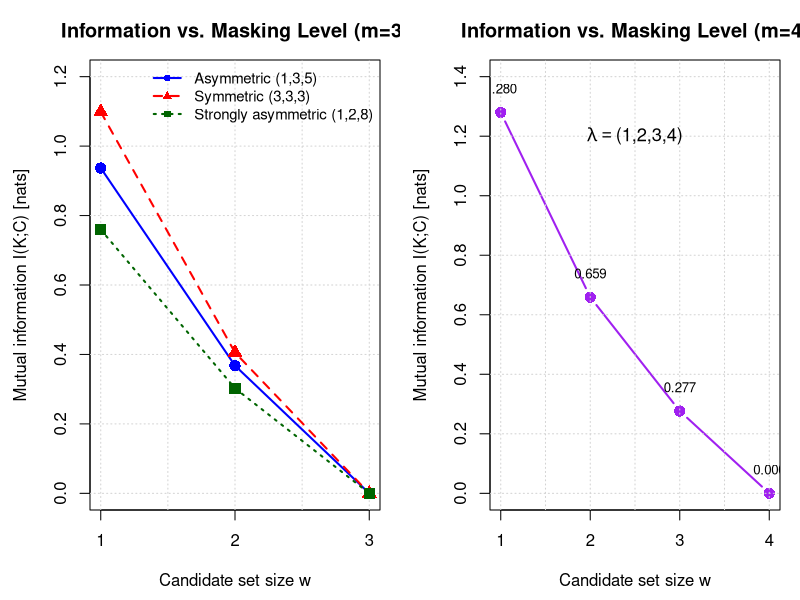

Reproduce this figure in R.
#!/usr/bin/env Rscript
# Plot mutual information as a function of candidate set size w

# Helper function
compute_mi <- function(m, lambda, w) {
  Lambda <- sum(lambda)
  candidates <- combn(1:m, w, simplify = FALSE)
  mi <- 0
  for (c in candidates) {
    sigma_c <- sum(lambda[c])
    mi <- mi + (sigma_c / (Lambda * choose(m-1, w-1))) * log(Lambda / sigma_c)
  }
  return(mi)
}

# Test systems
systems <- list(
  "Asymmetric (1,3,5)" = c(1, 3, 5),
  "Symmetric (3,3,3)" = c(3, 3, 3),
  "Strongly asymmetric (1,2,8)" = c(1, 2, 8)
)

# Output file
pdf("/home/spinoza/github/papers/expo-masked-fim/research/mutual_information_vs_w.pdf",
    width = 10, height = 6)

par(mfrow = c(1, 2), mar = c(4.5, 4.5, 3, 1))

# Panel 1: m=3 systems
plot(1, type = "n", xlim = c(1, 3), ylim = c(0, 1.2),
     xlab = "Candidate set size w", ylab = "Mutual information I(K;C) [nats]",
     main = "Information vs. Masking Level (m=3)", xaxt = "n")
axis(1, at = 1:3)
grid()

colors <- c("blue", "red", "darkgreen")
ltys <- c(1, 2, 3)
pchs <- c(16, 17, 15)

for (i in seq_along(systems)) {
  lambda <- systems[[i]]
  m <- length(lambda)
  w_values <- 1:m
  mi_values <- sapply(w_values, function(w) compute_mi(m, lambda, w))

  lines(w_values, mi_values, col = colors[i], lwd = 2, lty = ltys[i])
  points(w_values, mi_values, col = colors[i], pch = pchs[i], cex = 1.5)
}

legend("topright", legend = names(systems), col = colors, lwd = 2,
       lty = ltys, pch = pchs, bty = "n", cex = 0.9)

# Panel 2: m=4 system
m4 <- 4
lambda4 <- c(1, 2, 3, 4)
w_values4 <- 1:m4
mi_values4 <- sapply(w_values4, function(w) compute_mi(m4, lambda4, w))

plot(w_values4, mi_values4, type = "b", col = "purple", lwd = 2, pch = 16, cex = 1.5,
     xlim = c(1, 4), ylim = c(0, 1.4), xlab = "Candidate set size w",
     ylab = "Mutual information I(K;C) [nats]",
     main = "Information vs. Masking Level (m=4)", xaxt = "n")
axis(1, at = 1:4)
grid()

# Add text labels for values
for (i in 1:m4) {
  text(w_values4[i], mi_values4[i] + 0.08,
       sprintf("%.3f", mi_values4[i]), cex = 0.8)
}

# Add annotation
text(2.5, 1.2, expression(lambda == "(1,2,3,4)"), cex = 1.1)

dev.off()

cat("Plot saved to: /home/spinoza/github/papers/expo-masked-fim/research/mutual_information_vs_w.pdf\n")

# Create a table summary
cat("\n=== Summary Table ===\n\n")
cat("System: m=3, lambda=(1,3,5)\n")
cat(sprintf("%-5s %10s %10s\n", "w", "I(K;C)", "% of H(K)"))
cat(strrep("-", 27), "\n")
lambda_test <- c(1, 3, 5)
H_K <- -sum(lambda_test / sum(lambda_test) * log(lambda_test / sum(lambda_test)))
for (w in 1:3) {
  mi <- compute_mi(3, lambda_test, w)
  cat(sprintf("%-5d %10.6f %9.1f%%\n", w, mi, 100 * mi / H_K))
}

cat("\n\nSystem: m=4, lambda=(1,2,3,4)\n")
cat(sprintf("%-5s %10s\n", "w", "I(K;C)"))
cat(strrep("-", 17), "\n")
for (w in 1:4) {
  mi <- compute_mi(4, c(1, 2, 3, 4), w)
  cat(sprintf("%-5d %10.6f\n", w, mi))
}
cat("\n")
